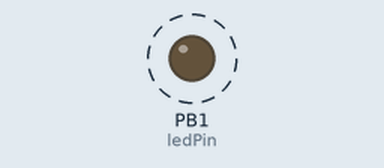
The sketch below on a simulated ATtiny85, built with avr-gcc and run on an emulated ATtiny85. Parts: output pins drawn as LEDs (lit = HIGH). Dashed ring = blinking.

Above: at 0.5 s.
Timing chart, 0 to 4.7 s (numbered marks = the images above):
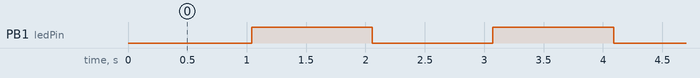

The sketch:

Blink.ino
```cpp
/*
  [Attiny 25/45/85 Pinout]
                  ------
  RESET=A0=PB5=5-|      |-VCC
        A3=PB3=3-|      |-2=PB2=A1=SCK=SCL
        A2=PB4=4-|      |-1(~)=PB1=MISO
             GND-|      |-0(~)=PB0=MOSI=SDA
                  ------
*/
#include <SoftwareSerial.h>

#define txPin       0     // PB0
#define rxPin       1     // PB1
#define ledPin      1     // PB1 can be used rxPin & ledPin

bool  ledState = 0;

SoftwareSerial mySerial(rxPin, txPin);

void setup()
{
  mySerial.begin(9600);   // Max speed:9600
  mySerial.println("[LED On/Off in 1 sec.]");
  pinMode(ledPin, OUTPUT);
}

void loop()
{
  digitalWrite(ledPin, ledState);
  mySerial.print("LED-State : ");
  mySerial.println(ledState);
  delay(1000);

  ledState = !ledState;
}
```

Measured:
- by itself, PB1 (ledPin): alternates HIGH for 1.0 s and LOW for 1.0 s
